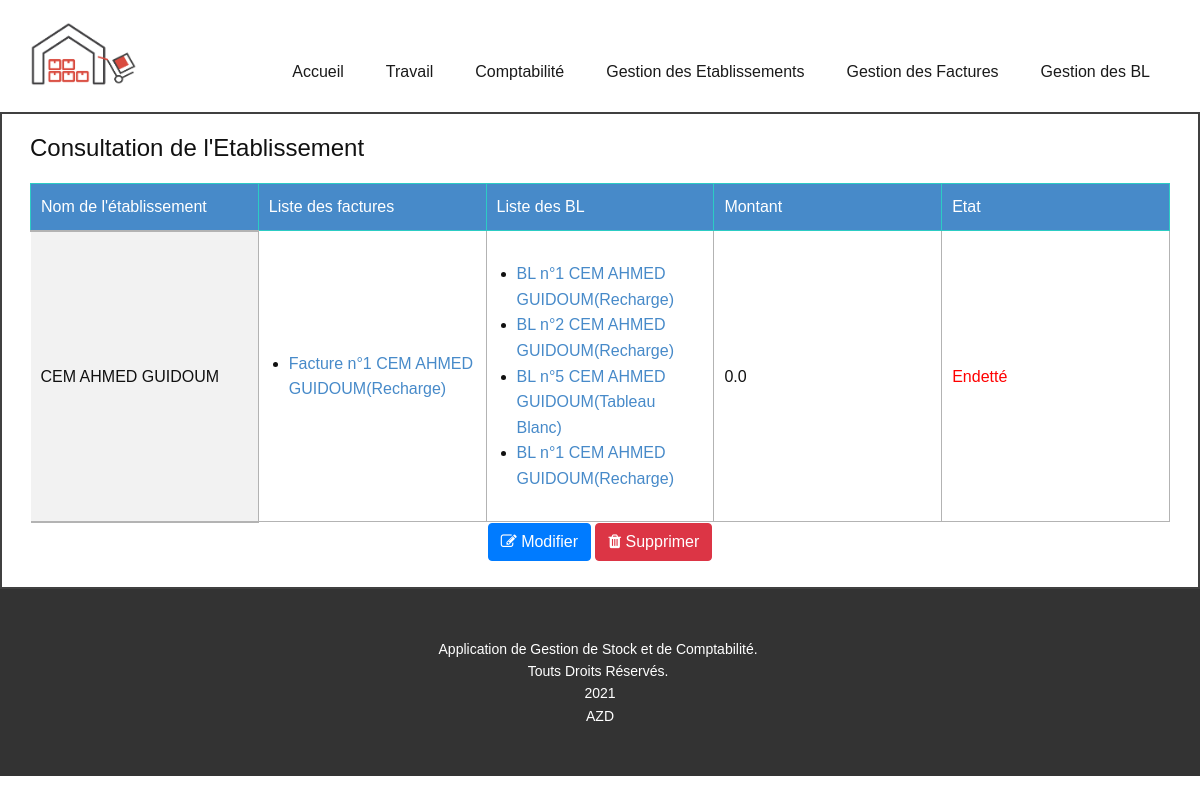
The page /Gestion/Travail/Comptabilité/ConsulterEtablissement/1 on the database its author committed.
### Gestion/models.py (models this page shows, shortened)
class Etablissement(models.Model):
    Nom = models.CharField(max_length=100,unique=True)
    Montant = models.FloatField(null=True,)

class Facture(models.Model):
    Num = models.IntegerField(null=True)
    Etab = models.ForeignKey(Etablissement,on_delete=models.CASCADE)
    Type = models.CharField(max_length=100,)
    date = models.DateField()
    Montant = models.FloatField(null=True,)
    Bons = models.ManyToManyField(Bon)
    paye = models.BooleanField()
    def __str__(self):
        return "Facture n°"+str(self.Num) +" "+self.Etab.Nom+"("+self.Type +")"

class Bon(models.Model):
    Num = models.IntegerField(null=True)
    Etab = models.ForeignKey(Etablissement,on_delete=models.CASCADE)
    Type = models.CharField(max_length=100,)
    date = models.DateField()
    Montant = models.FloatField(null=True,)
    paye = models.BooleanField()
    def __str__(self):
        return "BL n°"+str(self.Num) +" "+self.Etab.Nom+"("+self.Type+")"

### Gestion/views.py (called while the page is built)
def ConsulterEtablissement(request,id):
    context={}
    e = get_object_or_404(Etablissement,id=id)
    context['e']=e
    dette = []
    for d in e.facture_set.all():
        dette.append(d.paye)
    context['dette']=dette
    return render(request, "Gestion/ConsulterEtablissement.html",context)

### Gestion/templates/Gestion/ConsulterEtablissement.html (shortened to what this page needs)
<!DOCTYPE html>
{% load static %}
<html style="font-size: 16px;">
  <head>
    <link rel="stylesheet" href="{% static 'Gestion/fontawesome.min.css' %}" >
    <link rel="stylesheet" href="{% static 'Gestion/bootstrap.min.css' %}" >
    <link rel="stylesheet" href="{% static 'Gestion/nicepage.css' %}" >
    <link rel="stylesheet" href="{% static 'Gestion/toastr.css' %}" media="screen">
    <link rel="stylesheet" href="https://cdnjs.cloudflare.com/ajax/libs/font-awesome/4.7.0/css/font-awesome.min.css">
    <link id="u-theme-google-font" rel="stylesheet" href="{% static 'Gestion/font.css' %}">
  </head>
  <body class="u-body">
    <header class="u-clearfix u-header u-header" id="sec-62b2"><div class="u-clearfix u-sheet u-valign-middle u-sheet-1">
        <a href="https://nicepage.com" class="u-image u-logo u-image-1" data-image-width="1001" data-image-height="601">
          <img src="{% static 'Gestion/images/Wholesalers_0.png' %}" class="u-logo-image u-logo-image-1">
        </a>
        <nav class="u-menu u-menu-dropdown u-offcanvas u-menu-1">
          <div class="u-custom-menu u-nav-container">
            <ul class="u-nav u-spacing-2 u-unstyled u-nav-1"><li class="u-nav-item"><a href = "{% url 'Accueil' %}" class="u-active-grey-5 u-border-active-palette-1-base u-border-hover-palette-1-base u-button-style u-hover-grey-10 u-nav-link u-text-active-grey-90 u-text-grey-90 u-text-hover-grey-90" style="padding: 10px 20px;">Accueil</a>
</li><li class="u-nav-item"><a href="{% url 'Travail' %}" class="u-active-grey-5 u-border-active-palette-1-base u-border-hover-palette-1-base u-button-style u-hover-grey-10 u-nav-link u-text-active-grey-90 u-text-grey-90 u-text-hover-grey-90" style="padding: 10px 20px;">Travail</a>
</li><li class="u-nav-item"><a href="{% url 'Comptabilité' %}" class="u-active-grey-5 u-border-active-palette-1-base u-border-hover-palette-1-base u-button-style u-hover-grey-10 u-nav-link u-text-active-grey-90 u-text-grey-90 u-text-hover-grey-90" style="padding: 10px 20px;">Comptabilité</a>
</li><li class="u-nav-item"><a class="u-active-grey-5 u-border-active-palette-1-base u-border-hover-palette-1-base u-button-style u-hover-grey-10 u-nav-link u-text-active-grey-90 u-text-grey-90 u-text-hover-grey-90" style="padding: 10px 20px;">Gestion des Etablissements</a>
</li><li class="u-nav-item"><a class="u-active-grey-5 u-border-active-palette-1-base u-border-hover-palette-1-base u-button-style u-hover-grey-10 u-nav-link u-text-active-grey-90 u-text-grey-90 u-text-hover-grey-90" style="padding: 10px 20px;">Gestion des Factures</a>
</li><li class="u-nav-item"><a class="u-active-grey-5 u-border-active-palette-1-base u-border-hover-palette-1-base u-button-style u-hover-grey-10 u-nav-link u-text-active-grey-90 u-text-grey-90 u-text-hover-grey-90" style="padding: 10px 20px;">Gestion des BL</a>
</li></ul>
          </div>
        </nav>
      </div></header>
    <section class="u-align-center u-border-2 u-border-grey-75 u-clearfix u-section-1" id="sec-28ef">
      <div class="u-clearfix u-sheet u-sheet-1">
        <h4 class="u-text u-text-default u-text-1">Consultation de l'Etablissement</h4>
        <div class="u-table u-table-responsive u-table-1">
          <table class="u-table-entity u-table-entity-1">
            <colgroup>
              <col width="20%">
              <col width="20%">
              <col width="20%">
              <col width="20%">
              <col width="20%">
            </colgroup>
            <thead class="u-palette-1-base u-table-header u-table-header-1">
              <tr style="height: 21px;">
                <th class="u-border-1 u-border-palette-4-base u-table-cell">Nom de l'établissement</th>
                <th class="u-border-1 u-border-palette-4-base u-table-cell">Liste des factures</th>
                <th class="u-border-1 u-border-palette-4-base u-table-cell">Liste des BL</th>
                <th class="u-border-1 u-border-palette-4-base u-table-cell">Montant</th>
                <th class="u-border-1 u-border-palette-4-base u-table-cell">Etat</th>
              </tr>
            </thead>
            <tbody class="u-table-body">
                <tr style="height: 75px;">
                  <td  class="u-border-2 u-border-grey-30 u-border-no-left u-border-no-right u-first-column u-grey-5 u-table-cell u-table-cell-6"><a>{{e.Nom}}</a></td>
                  <td class="u-border-1 u-border-grey-30 u-table-cell"><ul>{% for f in e.facture_set.all %}<li><a href="{% url 'ConsulterFacture' f.id %}"> {{f}} </a> </li>{% endfor %}</ul></td>
                  <td class="u-border-1 u-border-grey-30 u-table-cell"><ul>{% for b in e.bon_set.all %}<li><a href="{% url 'ConsulterBL' b.id %}">  {{b}} </a> </li>{% endfor %}</ul></td>
                  <td class="u-border-1 u-border-grey-30 u-table-cell">{{e.Montant}}</td>
                  <td class="u-border-1 u-border-grey-30 u-table-cell">{% if False in dette %} <p style="color:red">Endetté</p>{% else %} <p style="color:green">Quitte</p>{% endif %}</td>
                </tr>
            </tbody>
        </table>
        <a href="{% url 'ModifierEtablissement' e.id %}" class="btn btn-primary"><span><i class="fa fa-edit"></i>
            Modifier</span></a>
          <button type="button" class="btn btn-danger" data-toggle="modal" data-target="#exampleModal"><span><i class="fa fa-trash"></i>
            Supprimer</span>
          </button>
      </div>
      <a  >&nbsp;&nbsp;&nbsp;&nbsp;&nbsp;
      </a>
    </div>
  </section>
  <footer class="u-align-center u-clearfix u-footer u-grey-80 u-footer" id="sec-7b2b"><div class="u-clearfix u-sheet u-sheet-1">
      <p class="u-small-text u-text u-text-variant u-text-1"> Application de Gestion de Stock et de Comptabilité.&nbsp;<br>Touts Droits Réservés.&nbsp;<br>2021<br>AZD
      </p>
    </div></footer>
</body>
</html>

### rows shown on the page
Etablissement: Nom "CEM AHMED GUIDOUM", Montant "0.0"
Facture: Num+Etab+Type "Facture n°1 CEM AHMED GUIDOUM(Recharge)"
Bon: Num+Etab+Type "BL n°1 CEM AHMED GUIDOUM(Recharge)"
Bon: Num+Etab+Type "BL n°2 CEM AHMED GUIDOUM(Recharge)"
Bon: Num+Etab+Type "BL n°5 CEM AHMED GUIDOUM(Tableau Blanc)"
Bon: Num+Etab+Type "BL n°1 CEM AHMED GUIDOUM(Recharge)"
